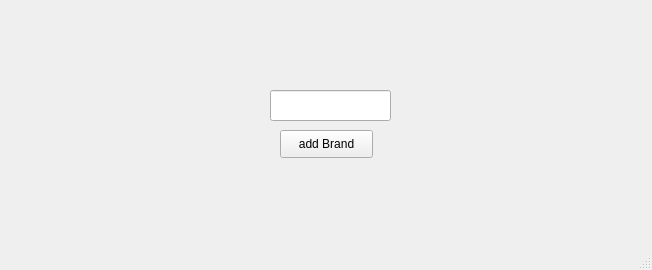
<?xml version="1.0" encoding="UTF-8"?>
<ui version="4.0">
 <class>BrandWindow</class>
 <widget class="QMainWindow" name="BrandWindow">
  <property name="geometry">
   <rect>
    <x>0</x>
    <y>0</y>
    <width>652</width>
    <height>270</height>
   </rect>
  </property>
  <property name="windowTitle">
   <string>MainWindow</string>
  </property>
  <widget class="QWidget" name="centralwidget">
   <widget class="QLineEdit" name="lineEdit">
    <property name="geometry">
     <rect>
      <x>270</x>
      <y>90</y>
      <width>121</width>
      <height>31</height>
     </rect>
    </property>
   </widget>
   <widget class="QPushButton" name="pushButton">
    <property name="geometry">
     <rect>
      <x>280</x>
      <y>130</y>
      <width>93</width>
      <height>28</height>
     </rect>
    </property>
    <property name="text">
     <string>add Brand</string>
    </property>
   </widget>
  </widget>
  <widget class="QMenuBar" name="menubar">
   <property name="geometry">
    <rect>
     <x>0</x>
     <y>0</y>
     <width>652</width>
     <height>26</height>
    </rect>
   </property>
  </widget>
  <widget class="QStatusBar" name="statusbar"/>
 </widget>
 <resources/>
 <connections/>
</ui>
